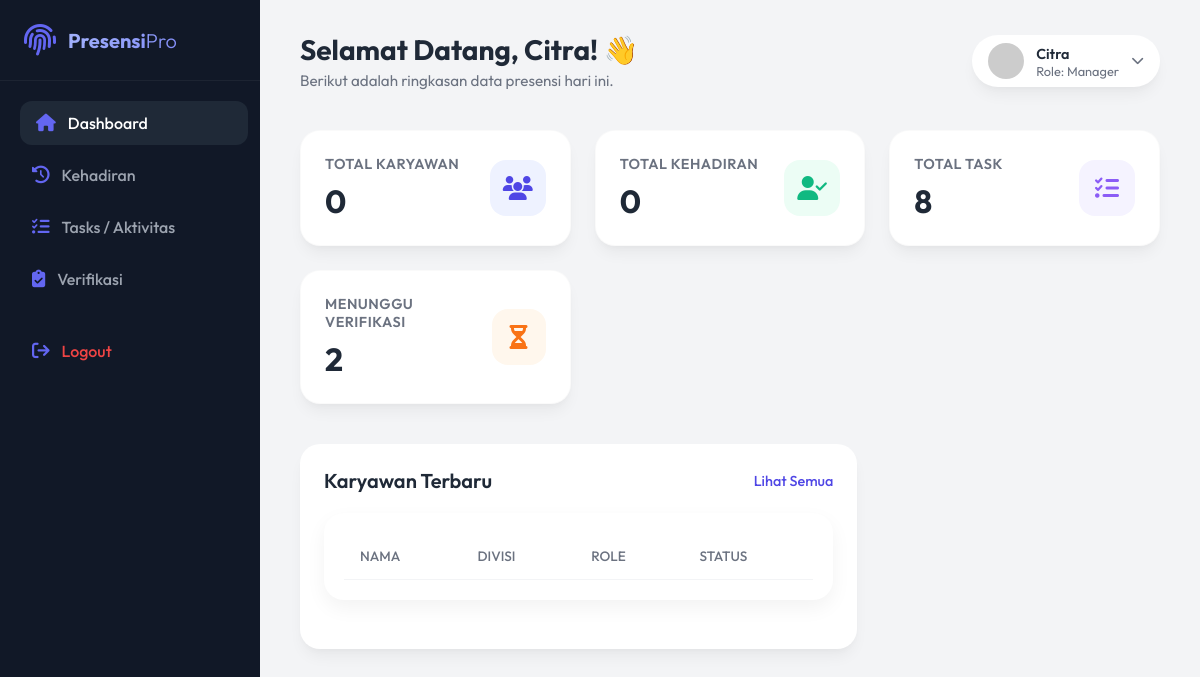
Before: /index.php (signed in) with the older database file.
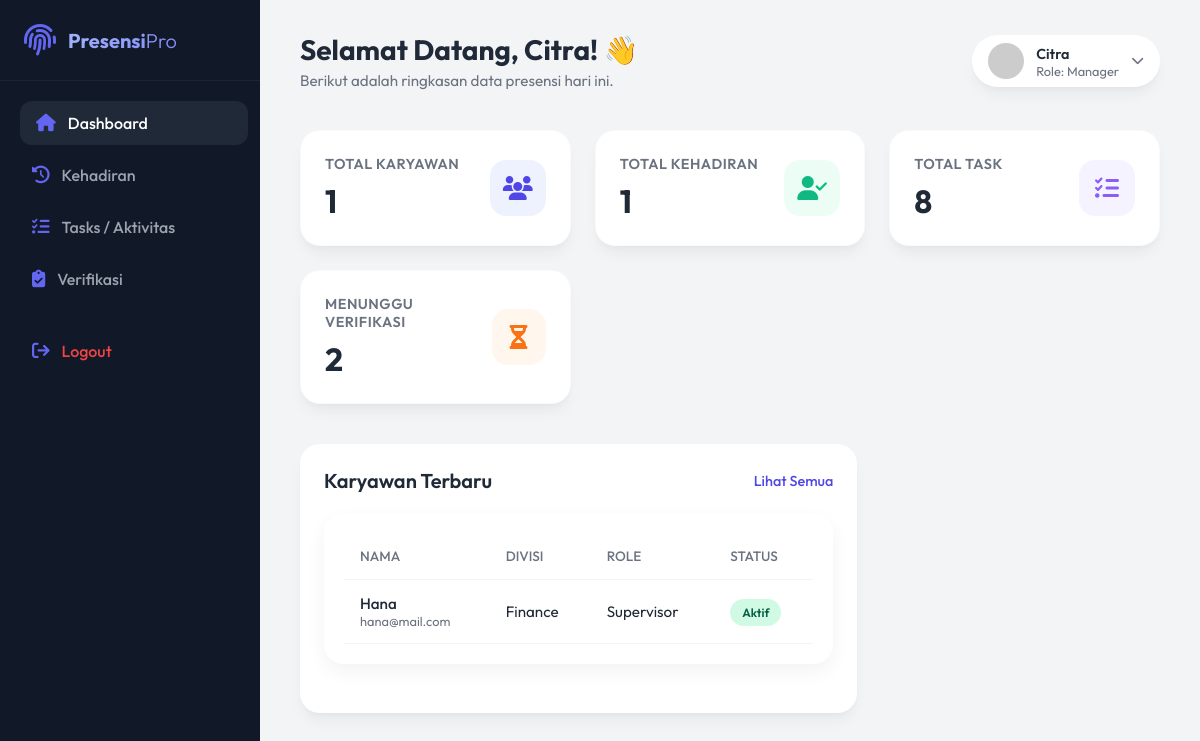
After: the same page with the newer database file.
### tables this page shows
CREATE TABLE `users` (
  `id` int(11) NOT NULL,
  `nama` varchar(100) NOT NULL,
  `email` varchar(100) NOT NULL,
  `password` varchar(255) NOT NULL,
  `divisi` enum('IT','HR','Finance','Marketing','Operasional') NOT NULL,
  `status` enum('Aktif','Nonaktif') DEFAULT 'Aktif',
  `tipe_users_id` int(11) DEFAULT NULL
);

CREATE TABLE `tipe_users` (
  `id` int(11) NOT NULL,
  `nama` varchar(50) NOT NULL
);

### models/User.php (called while the page is built, shortened)
<?php
class User
{
    private $conn;
    public function __construct($db)
    {
        $this->conn = $db;
    }
    public function getRecentUsers($division, $tipeUserId, $userId, $limit = 5)
    {
        if ($tipeUserId == 1 || $tipeUserId == 2) {
            $query = "SELECT u.nama, u.email, u.divisi, u.status, t.nama AS tipe_user
                  FROM users u
                  LEFT JOIN tipe_users t ON u.tipe_users_id = t.id
                  ORDER BY u.id DESC LIMIT :limit";
            $stmt = $this->conn->prepare($query);
        } elseif ($tipeUserId == 3) {
            $query = "SELECT u.nama, u.email, u.divisi, u.status, t.nama AS tipe_user
                  FROM users u
                  LEFT JOIN tipe_users t ON u.tipe_users_id = t.id
                  WHERE u.divisi = :division AND t.nama IN ('Supervisor','Staff')
                  ORDER BY u.id DESC LIMIT :limit";
            $stmt = $this->conn->prepare($query);
            $stmt->bindParam(':division', $division);
        }
        $stmt->bindParam(':limit', $limit, PDO::PARAM_INT);
        $stmt->execute();
        return $stmt->fetchAll(PDO::FETCH_ASSOC);
    }
    public function countByTipeUser($division, $tipeUserId, $userId)
    {
        if ($tipeUserId == 1 || $tipeUserId == 2) {
            $query = "SELECT COUNT(*) as total FROM users WHERE status='Aktif'";
            $stmt = $this->conn->prepare($query);
        } elseif ($tipeUserId == 3) {
            $query = "SELECT COUNT(*) as total
                  FROM users u
                  JOIN tipe_users tu ON u.tipe_users_id = tu.id
                  WHERE u.divisi = :division AND tu.nama IN ('Supervisor','Staff') AND u.status='Aktif'";
            $stmt = $this->conn->prepare($query);
            $stmt->bindParam(':division', $division);
        } else {
            $query = "SELECT COUNT(*) as total FROM users WHERE id = :userId AND status='Aktif'";
            $stmt = $this->conn->prepare($query);
            $stmt->bindParam(':userId', $userId);
        }
        $stmt->execute();
        $row = $stmt->fetch(PDO::FETCH_ASSOC);
        return $row['total'];
    }
}

### models/Kehadiran.php (called while the page is built, shortened)
<?php
class Kehadiran
{
    private $conn;
    private $table_name = "kehadirans";
    public function __construct($db)
    {
        $this->conn = $db;
    }
    public function countByTipeUser($division, $tipeUserId)
    {
        $query = "SELECT COUNT(k.id) as total_rows
              FROM " . $this->table_name . " k
              JOIN users u ON k.users_id = u.id
              JOIN tipe_users tu ON u.tipe_users_id = tu.id
              WHERE 1=1";
        if ($tipeUserId == 5) {
            $query .= " AND u.id = ?";
        } elseif ($tipeUserId == 4) {
            $query .= " AND u.divisi = ? AND tu.nama = 'Staff'";
        } elseif ($tipeUserId == 3) {
            $query .= " AND u.divisi = ? AND tu.nama IN ('Supervisor','Staff')";
        } elseif ($tipeUserId == 2) {
            $query .= " AND tu.nama IN ('Manager','Supervisor','Staff')";
        } elseif ($tipeUserId == 1) {
        }
        $stmt = $this->conn->prepare($query);
        if ($tipeUserId == 4 || $tipeUserId == 3) {
            $stmt->bindParam(1, $division);
        }
        $stmt->execute();
        $row = $stmt->fetch(PDO::FETCH_ASSOC);
        return $row['total_rows'];
    }
}

### index.php (the view, shortened to what the changed rows need)
<?php
require_once 'models/User.php';
require_once 'models/Kehadiran.php';
$database = new Database();
$db = $database->getConnection();
$user         = new User($db);
$kehadiran    = new Kehadiran($db);
$userPowerLevel = $_SESSION['power_level'] ?? 1;
$currentUserId  = $_SESSION['user_id'] ?? null;
$division       = $_SESSION['user_division'];
$totalUsers           = $user->countByTipeUser($_SESSION['user_division'], $_SESSION['user_role_id'], $_SESSION['user_id']);
$totalKehadiran       = $kehadiran->countByTipeUser($division, $_SESSION['user_role_id']);
$totalKehadiranByUser = $kehadiran->countTotal($currentUserId);
$recentUsers = $user->getRecentUsers(
    $_SESSION['user_division'],
    $_SESSION['user_role_id'],
    $_SESSION['user_id']
);
?>
<!DOCTYPE html>
<html lang="id">
<head>
    <link rel="stylesheet" href="https://cdnjs.cloudflare.com/ajax/libs/font-awesome/6.4.0/css/all.min.css">
    <link rel="stylesheet" href="assets/css/style.css">
</head>
<body>
    <aside class="sidebar">
        <div class="sidebar-header">
            <h2>Presensi<span style="color: white; font-weight: 300;">Pro</span></h2>
        </div>
    </aside>
    <main class="main-content">
        <header class="top-header">
            <div class="welcome-msg">
                <h1>Selamat Datang, <?php echo htmlspecialchars($_SESSION['user_name'] ?? 'Admin'); ?>! 👋</h1>
            </div>
        </header>
        <div class="stats-grid">
            <?php if (
                isset($_SESSION['user_role']) &&
                ($_SESSION['user_role'] === 'Admin' ||
                    $_SESSION['user_role'] === 'Manager' ||
                    $_SESSION['user_role'] === 'Supervisor' ||
                    $_SESSION['user_role'] === 'Direktur')
            ): ?>
                <div class="stat-card">
                    <div class="stat-info">
                        <h3>Total Karyawan</h3>
                        <div class="value"><?php echo $totalUsers; ?></div>
                    </div>
                    <div class="stat-icon icon-blue">
                        <i class="fa-solid fa-users"></i>
                    </div>
                </div>
            <?php endif; ?>
            <div class="stat-card">
                <div class="stat-info">
                    <h3>Total Kehadiran</h3>
                    <?php if (
                        isset($_SESSION['user_role']) &&
                        ($_SESSION['user_role'] === 'Staff')
                    ): ?>
                        <div class="value"><?php echo $totalKehadiranByUser; ?></div>
                    <?php else: ?>
                        <div class="value"><?php echo $totalKehadiran; ?></div>
                    <?php endif; ?>
                </div>
            </div>
        </div>
        <div class="dashboard-sections">
            <?php if ($userPowerLevel > 1): ?>
                <div class="section-card">
                    <div class="section-header">
                        <h2>Karyawan Terbaru</h2>
                    </div>
                    <div class="table-responsive">
                        <table>
                            <thead>
                                <tr>
                                    <th>Nama</th>
                                    <th>Divisi</th>
                                    <th>Role</th>
                                    <th>Status</th>
                                </tr>
                            </thead>
                            <tbody>
                                <?php foreach ($recentUsers as $row) : ?>
                                    <tr>
                                        <td>
                                            <div style="font-weight: 500;"><?php echo htmlspecialchars($row['nama']); ?></div>
                                            <div style="font-size: 0.8rem; color: var(--text-muted);"><?php echo htmlspecialchars($row['email']); ?></div>
                                        </td>
                                        <td><?php echo htmlspecialchars($row['divisi']); ?></td>
                                        <td><?php echo htmlspecialchars($row['tipe_user']); ?></td>
                                        <td>
                                            <?php if ($row['status'] == 'Aktif') : ?>
                                                <span class="status-badge status-aktif">Aktif</span>
                                            <?php else : ?>
                                                <span class="status-badge status-nonaktif">Nonaktif</span>
                                            <?php endif; ?>
                                        </td>
                                    </tr>
                                <?php endforeach; ?>
                            </tbody>
                        </table>
                    </div>
                </div>
            <?php endif; ?>
        </div>
    </main>
</body>
</html>

Changed rows visible on the page:
now on this page (row edited): users: nama "Hana", email "hana@mail.com", divisi "Finance", tipe_users.nama "Supervisor", status "Aktif"
Other visible differences:
$totalUsers: "0" → "1"
$totalKehadiran: "0" → "1"
